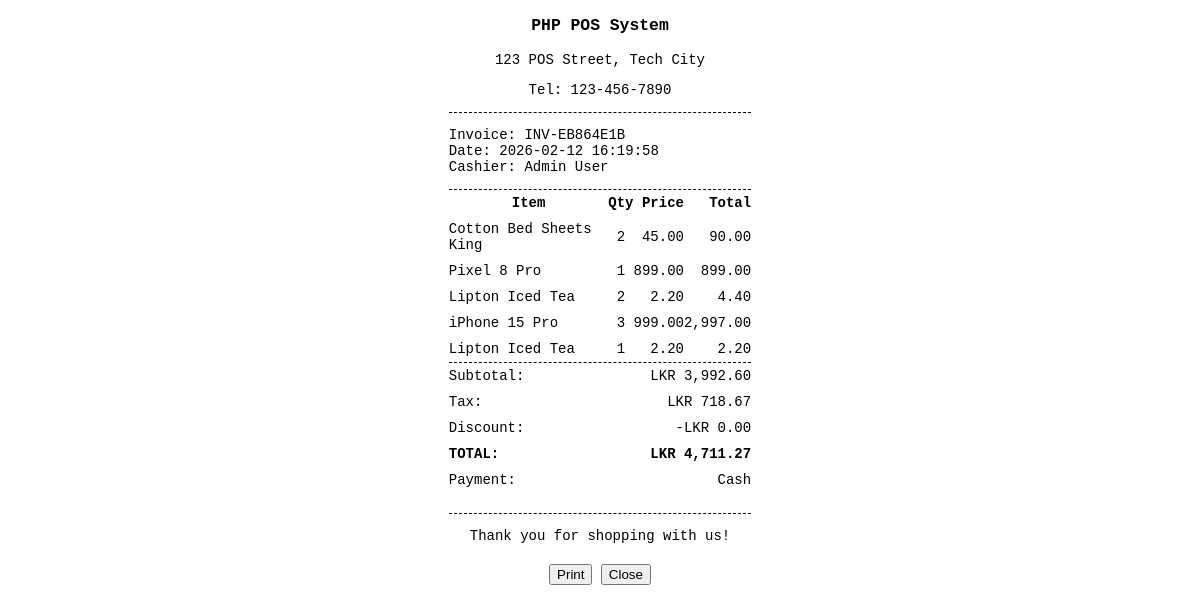
/pos/receipt/8 (signed in), run on the app's committed database.
### tables this page shows
CREATE TABLE `sales` (
  `id` int(11) NOT NULL,
  `invoice_id` varchar(50) NOT NULL,
  `user_id` int(11) DEFAULT NULL,
  `customer_id` int(11) DEFAULT NULL,
  `subtotal` decimal(10,2) NOT NULL,
  `tax` decimal(10,2) DEFAULT 0.00,
  `discount` decimal(10,2) DEFAULT 0.00,
  `total` decimal(10,2) NOT NULL,
  `payment_method` enum('cash','card','mobile') DEFAULT 'cash',
  `created_at` timestamp NOT NULL DEFAULT current_timestamp()
);

CREATE TABLE `sale_items` (
  `id` int(11) NOT NULL,
  `sale_id` int(11) DEFAULT NULL,
  `product_id` int(11) DEFAULT NULL,
  `quantity` int(11) NOT NULL,
  `price` decimal(10,2) NOT NULL,
  `total` decimal(10,2) NOT NULL
);

CREATE TABLE `products` (
  `id` int(11) NOT NULL,
  `barcode` varchar(255) DEFAULT NULL,
  `name` varchar(255) NOT NULL,
  `description` text DEFAULT NULL,
  `price` decimal(10,2) NOT NULL,
  `sale_price` decimal(10,2) DEFAULT NULL,
  `stock` int(11) DEFAULT 0,
  `category_id` int(11) DEFAULT NULL,
  `image` varchar(255) DEFAULT NULL,
  `created_at` timestamp NOT NULL DEFAULT current_timestamp()
);

### app/controllers/Pos.php (called while the page is built, shortened)
<?php
class Pos extends Controller {
    public function __construct(){
        $this->saleModel = $this->model('Sale');
    }
    public function receipt($sale_id){
        $sale = $this->saleModel->getSaleById($sale_id);
        $items = $this->saleModel->getSaleItems($sale_id);
        $data = [
            'sale' => $sale,
            'items' => $items
        ];
        $this->view('pos/receipt', $data);
    }
}

### app/libraries/Core.php (called while the page is built, shortened)
<?php
class Core {
    protected $currentMethod = 'index';
    public function __construct(){
        $url = $this->getUrl();
        if(isset($url[0]) && file_exists('../app/controllers/' . ucwords($url[0]) . '.php')){
            unset($url[0]);
        }
        $this->currentController = new $this->currentController;
        if(isset($url[1])){
            if(method_exists($this->currentController, $url[1])){
                $this->currentMethod = $url[1];
                unset($url[1]);
            }
        }
        $this->params = $url ? array_values($url) : [];
        call_user_func_array([$this->currentController, $this->currentMethod], $this->params);
    }
    public function getUrl(){
        if(isset($_GET['url'])){
            $url = rtrim($_GET['url'], '/');
            $url = filter_var($url, FILTER_SANITIZE_URL);
            $url = explode('/', $url);
            return $url;
        }
    }
}

### public/index.php (called while the page is built, shortened)
<?php
$init = new Core;

### app/libraries/Database.php (called while the page is built, shortened)
<?php
class Database {
    private $host = DB_HOST;
    private $user = DB_USER;
    private $pass = DB_PASS;
    private $dbname = DB_NAME;
    public $dbh;
    private $stmt;
    public function __construct(){
        $dsn = 'mysql:host=' . $this->host . ';dbname=' . $this->dbname;
        $options = array(
            PDO::ATTR_PERSISTENT => true,
            PDO::ATTR_ERRMODE => PDO::ERRMODE_EXCEPTION
        );
        try{
            $this->dbh = new PDO($dsn, $this->user, $this->pass, $options);
        } catch(PDOException $e){
            $this->error = $e->getMessage();
            echo $this->error;
        }
    }
    public function query($sql){
        $this->stmt = $this->dbh->prepare($sql);
    }
    public function bind($param, $value, $type = null){
        if(is_null($type)){
            switch(true){
                default:
                    $type = PDO::PARAM_STR;
            }
        }
        $this->stmt->bindValue($param, $value, $type);
    }
    public function execute(){
        return $this->stmt->execute();
    }
    public function resultSet(){
        $this->execute();
        return $this->stmt->fetchAll(PDO::FETCH_OBJ);
    }
    public function single(){
        $this->execute();
        return $this->stmt->fetch(PDO::FETCH_OBJ);
    }
}

### app/models/Sale.php (called while the page is built, shortened)
<?php
class Sale {
    private $db;
    public function __construct(){
        $this->db = new Database;
    }
    public function getSaleById($id){
        $this->db->query('SELECT * FROM sales WHERE id = :id');
        $this->db->bind(':id', $id);
        return $this->db->single();
    }
    public function getSaleItems($sale_id){
         $this->db->query('SELECT sale_items.*, products.name as product_name
                          FROM sale_items
                          JOIN products ON sale_items.product_id = products.id
                          WHERE sale_id = :sale_id');
        $this->db->bind(':sale_id', $sale_id);
        return $this->db->resultSet();
    }
}

### app/views/pos/receipt.php (the view, shortened to what this page needs)
<!DOCTYPE html>
<html lang="en">
<head>
</head>
<body>
    <div class="text-center">
        <h3><?php echo SITENAME; ?></h3>
        <p>123 POS Street, Tech City</p>
        <p>Tel: 123-456-7890</p>
    </div>
    <div class="border-bottom"></div>
    <p>
        Invoice: <?php echo $data['sale']->invoice_id; ?><br>
        Date: <?php echo $data['sale']->created_at; ?><br>
        Cashier: <?php echo $_SESSION['user_name']; ?>
    </p>
    <div class="border-bottom"></div>
    <table>
        <thead>
            <tr>
                <th class="text-left">Item</th>
                <th class="text-center">Qty</th>
                <th class="text-right">Price</th>
                <th class="text-right">Total</th>
            </tr>
        </thead>
        <tbody>
            <?php foreach($data['items'] as $item) : ?>
            <tr>
                <td><?php echo $item->product_name; ?></td>
                <td class="text-center"><?php echo $item->quantity; ?></td>
                <td class="text-right"><?php echo number_format($item->price, 2); ?></td>
                <td class="text-right"><?php echo number_format($item->total, 2); ?></td>
            </tr>
            <?php endforeach; ?>
        </tbody>
    </table>
    <div class="border-top"></div>
    <table>
        <tr>
            <td>Subtotal:</td>
            <td class="text-right"><?php echo CURRENCY; ?><?php echo number_format($data['sale']->subtotal, 2); ?></td>
        </tr>
        <tr>
            <td>Tax:</td>
            <td class="text-right"><?php echo CURRENCY; ?><?php echo number_format($data['sale']->tax, 2); ?></td>
        </tr>
        <tr>
            <td>Discount:</td>
            <td class="text-right">-<?php echo CURRENCY; ?><?php echo number_format($data['sale']->discount, 2); ?></td>
        </tr>
        <tr>
            <td><strong>TOTAL:</strong></td>
            <td class="text-right"><strong><?php echo CURRENCY; ?><?php echo number_format($data['sale']->total, 2); ?></strong></td>
        </tr>
         <tr>
            <td>Payment:</td>
            <td class="text-right"><?php echo ucfirst($data['sale']->payment_method); ?></td>
        </tr>
    </table>
    <div class="border-top text-center" style="margin-top: 20px;">
        <p>Thank you for shopping with us!</p>
    </div>
    <div class="text-center no-print" style="margin-top: 20px;">
        <button onclick="window.print()">Print</button>
        <button onclick="window.close()">Close</button>
    </div>
</body>
</html>

### app/views/pos/receipt.php (style rules this page uses)
body { font-family: 'Courier New', monospace; font-size: 14px; width: 80mm; margin: 0 auto; }
.text-center { text-align: center; }
.text-right { text-align: right; }
.border-top { border-top: 1px dashed #000; }
.border-bottom { border-bottom: 1px dashed #000; }
table { width: 100%; border-collapse: collapse; }
th, td { padding: 5px 0; }

### data on the page
sales: invoice "INV-EB864E1B", created_at "2026-02-12 16:19:58", subtotal "3,992.60", tax "718.67", discount "0.00", total "4,711.27", payment_method "Cash"
sale_items: product.name "Cotton Bed Sheets King", quantity "2", price "45.00", total "90.00"
sale_items: product.name "Pixel 8 Pro", quantity "1", price "899.00", total "899.00"
sale_items: product.name "Lipton Iced Tea", quantity "2", price "2.20", total "4.40"
sale_items: product.name "iPhone 15 Pro", quantity "3", price "999.00", total "2,997.00"
sale_items: product.name "Lipton Iced Tea", quantity "1", price "2.20", total "2.20"

### other printed values
SITENAME "PHP POS System"
$_SESSION['user_name'] "Admin User"
CURRENCY "LKR"
